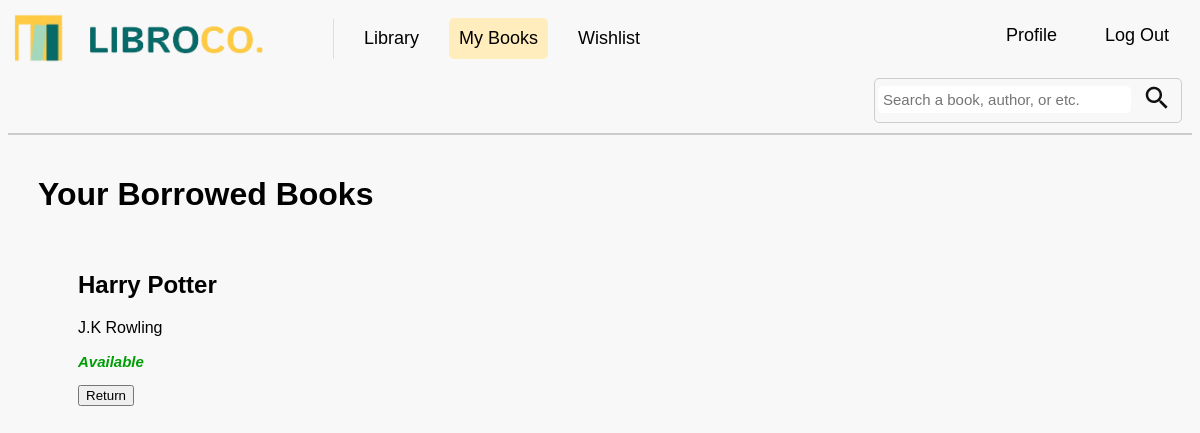
The page /my_books (signed in) on the database as committed earlier.
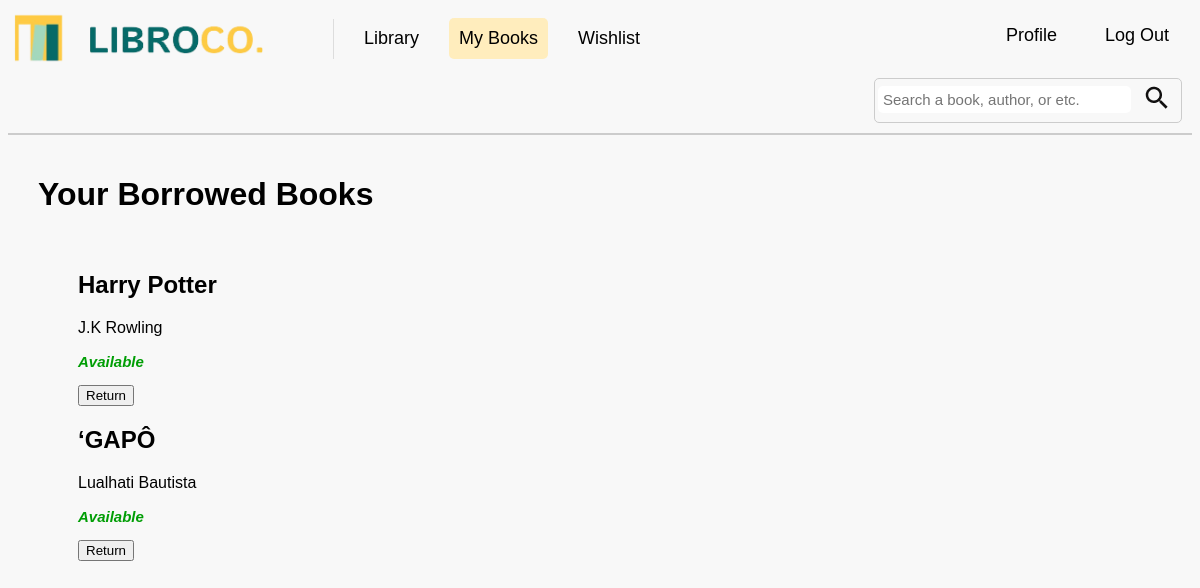
The same page on the database as committed later.
### tables this page shows
CREATE TABLE book_transactions (
    transaction_id INTEGER PRIMARY KEY,
    user_id INTEGER,
    book_id INTEGER,
    borrow_date DATE,
    due_date DATE,
    return_date DATE,
    status TEXT CHECK(status IN ('Borrowed', 'Returned')),
    FOREIGN KEY(user_id) REFERENCES users(user_id),
    FOREIGN KEY(book_id) REFERENCES books(book_id)
);

CREATE TABLE "books" (
	"book_id"	INTEGER,
	"book_title"	VARCHAR(50) UNIQUE,
	"author"	VARCHAR(50),
	"publication_year"	INTEGER(5),
	"genre"	VARCHAR(20),
	"description"	VARCHAR(300),
	"image"	VARCHAR(100),
	PRIMARY KEY("book_id")
);

### app.py (the view)
@app.route('/my_books')
def my_books():
    if 'user_id' not in session:  # Check if the user is logged in
        return redirect(url_for('login'))
    user_id = session['user_id']  # Get the logged-in user's ID
    books = get_borrowed_books(user_id)  # Fetch borrowed books for the user
    today = date.today()  # Current date
    expiring_date = today + timedelta(days=3)  # Threshold for expiring books
    for i, book in enumerate(books):
        book_dict = dict(book)  # Convert the sqlite3.Row object to a dictionary
        if isinstance(book_dict['due_date'], str):  # Check if due_date is a string
            try:
                book_dict['due_date'] = datetime.strptime(book_dict['due_date'], '%Y-%m-%d').date()
            except ValueError:
                book_dict['due_date'] = None  # Default to None if conversion fails
        books[i] = book_dict
    return render_template(
        'my_books.html',
        books=books,
        today=today,
        expiring_date=expiring_date
    )

### app.py (called while the page is built)
@app.before_request
def before_request():
    print("Session data:", session)

def get_borrowed_books(user_id):
    conn = sqlite3.connect('libroco.db')  # Connect to your database
    conn.row_factory = sqlite3.Row       # Return rows as dictionaries
    cursor = conn.cursor()
    query = """
    SELECT
        bt.book_id,
        b.book_title,
        b.author,
        b.image,
        bt.due_date
    FROM
        book_transactions bt
    JOIN
        books b ON bt.book_id = b.book_id
    WHERE
        bt.user_id = ? AND bt.status = 'Borrowed'
    ORDER BY
        bt.due_date ASC
    """
    cursor.execute(query, (user_id,))
    books = cursor.fetchall()
    conn.close()
    return books

### templates/my_books.html (shortened to what this page needs)
<!DOCTYPE html>
<html>
<head>
    <link rel="stylesheet" href="{{ url_for('static', filename='css/stylereaderdash.css') }}">
    <link rel="stylesheet" href="{{ url_for('static', filename='css/mybooksstyle.css') }}">
</head>
<body>
    <nav>
        <a class="navbar-brand" href="{{ url_for('library') }}">
            <img class="logo" src="{{ url_for('static', filename='images/logo.png') }}" width="250" height="50" />
        </a>
        <div class="navbar-links">
            <a href="{{ url_for('library') }}"> Library </a>
            <a href="{{ url_for('my_books') }}" class="active"> My Books </a>
            <a href="{{ url_for('wishlist') }}"> Wishlist </a>
        </div>
        <div class="navbar-right">
            <a href="{{ url_for('reader_profile') }}"> Profile </a>
            <a href="{{ url_for('logout') }}"> Log Out </a>
        </div>
    </nav>
    <div class="main-content">
        <div class="header-row">
            <div class="search-container">
                <input type="text" placeholder="Search a book, author, or etc." class="search-input">
                <button class="search-btn">
                    <img src="{{ url_for('static', filename='images/magnify.png') }}">
                </button>
            </div>
        </div>
        <div class="divider"></div>
        <div class="container">
            <div class="book-list">
                <h1>Your Borrowed Books</h1>
                {% if books %}
                    <ul>
                        {% for book in books %}
                            <div class="book">
                                <h2>{{ book['book_title'] }}</h2>
                                <p>{{ book['author'] }}</p>
                                <p class="status {% if book['due_date'] < today %}overdue{% elif book['due_date'] <= expiring_date %}expiring{% else %}available{% endif %}">
                                    {% if book['due_date'] < today %}
                                        Overdue
                                    {% elif book['due_date'] <= expiring_date %}
                                        Expiring
                                    {% else %}
                                        Available
                                    {% endif %}
                                </p>
                                <form method="get" action="{{ url_for('return_book', book_id=book['book_id']) }}">
                                    <button type="submit" class="return-btn">Return</button>
                                </form>
                            </div>
                        {% endfor %}
                    </ul>
                {% else %}
                    <p>You have no borrowed books.</p>
                {% endif %}
            </div>
        </div>
    </div>
</body>
</html>

Rows that differ between the two databases and show on the page:
added book_transactions: book_title "‘GAPÔ", author "Lualhati Bautista"
